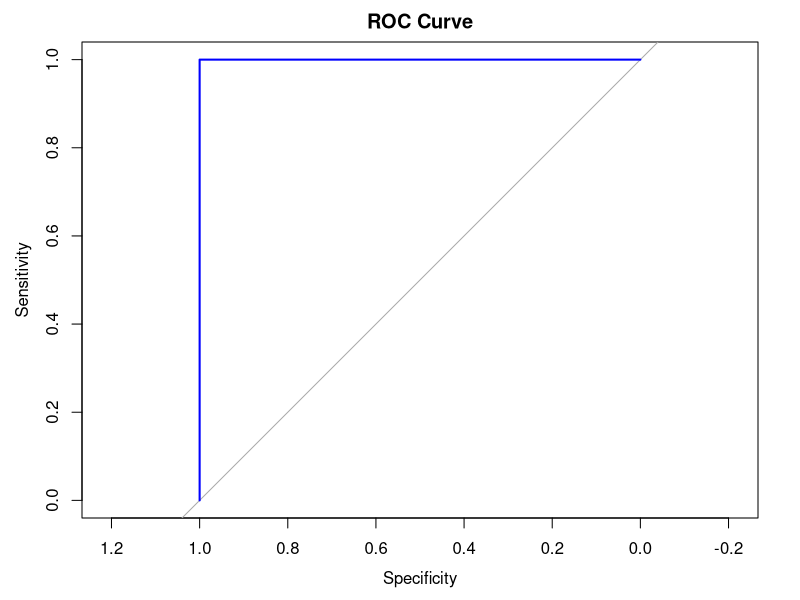

Reproduce this figure in R. (Note: this script raises an error after producing the figure.)
# Load dataset
horse_data <- read.csv("data/horse.csv", colClasses = c(
  surgery = "factor",
  age = "factor",
  hospital_number = "integer",
  rectal_temp = "numeric",
  pulse = "integer",
  respiratory_rate = "numeric",
  temp_of_extremities = "factor",
  peripheral_pulse = "factor",
  mucous_membrane = "factor",
  capillary_refill_time = "factor",
  pain = "factor",
  peristalsis = "factor",
  abdominal_distention = "factor",
  nasogastric_tube = "factor",
  nasogastric_reflux = "factor",
  nasogastric_reflux_ph = "numeric",
  rectal_exam_feces = "factor",
  abdomen = "factor",
  packed_cell_volume = "numeric",
  total_protein = "numeric",
  abdomo_appearance = "factor",
  abdomo_protein = "factor",
  outcome = "factor",
  surgical_lesion = "factor",
  lesion_1 = "numeric",
  lesion_2 = "numeric",
  lesion_3 = "numeric",
  cp_data = "factor"
))

# Display the structure of the dataset
str(horse_data)

# View the first few rows of the dataset
head(horse_data)

# View the dataset in a separate viewer window
View(horse_data)

library(caret)

# Set the seed for reproducibility
set.seed(123)

# Define the percentage of data to be used for training (e.g., 80%)
train_percentage <- 0.8

# Split the dataset into training and testing sets
train_index <- createDataPartition(horse_data$outcome, p = train_percentage, list = FALSE)
train_data <- horse_data[train_index, ]
test_data <- horse_data[-train_index, ]

# Print the dimensions of the training and testing sets
cat("Training set dimensions:", dim(train_data), "\n")
cat("Testing set dimensions:", dim(test_data), "\n")

# Set the seed for reproducibility
set.seed(123)

# Define the number of bootstrap samples
num_bootstrap_samples <- 1000

# Initialize an empty vector to store bootstrap statistics
bootstrap_statistics <- numeric(num_bootstrap_samples)

# Perform bootstrapping
for (i in 1:num_bootstrap_samples) {
  # Generate a bootstrap sample by sampling with replacement
  bootstrap_sample <- horse_data[sample(nrow(horse_data), replace = TRUE), ]
  
  # Compute the statistic of interest on the bootstrap sample
  # For example, you can compute the mean of a numerical variable
  bootstrap_statistics[i] <- mean(bootstrap_sample$rectal_temp, na.rm = TRUE)
}

# Compute and print the bootstrap estimate (e.g., mean) and its standard error
bootstrap_estimate <- mean(bootstrap_statistics)
bootstrap_standard_error <- sd(bootstrap_statistics)
cat("Bootstrap Estimate:", bootstrap_estimate, "\n")
cat("Bootstrap Standard Error:", bootstrap_standard_error, "\n")

# Remove rows with missing values
horse_data <- na.omit(horse_data)

# Train a logistic regression model for classification
model <- glm(outcome ~ ., data = horse_data, family = binomial)

# Print the summary of the model
summary(model)

# Ensure peripheral_pulse has the same factor levels in horse_data as in the model
horse_data$peripheral_pulse <- factor(horse_data$peripheral_pulse, levels = levels(train_data$peripheral_pulse))

# Predict outcomes using the logistic regression model
predictions <- predict(model, newdata = horse_data, type = "response")

# Convert predicted probabilities to binary predictions (0 or 1)
predicted_classes <- ifelse(predictions > 0.5, 1, 0)

# Create a confusion matrix
conf_matrix <- table(horse_data$outcome, predicted_classes)
print("Confusion Matrix:")
print(conf_matrix)

# Calculate accuracy
accuracy <- sum(diag(conf_matrix)) / sum(conf_matrix)
print(paste("Accuracy:", accuracy))

# Calculate precision
precision <- conf_matrix[2, 2] / sum(conf_matrix[, 2])
print(paste("Precision:", precision))

# Calculate recall (sensitivity)
recall <- conf_matrix[2, 2] / sum(conf_matrix[2, ])
print(paste("Recall (Sensitivity):", recall))

# Calculate specificity
specificity <- conf_matrix[1, 1] / sum(conf_matrix[1, ])
print(paste("Specificity:", specificity))

# Calculate F1 score
f1_score <- 2 * (precision * recall) / (precision + recall)
print(paste("F1 Score:", f1_score))

# Plot ROC curve
library(pROC)
roc_curve <- roc(horse_data$outcome, predictions)
plot(roc_curve, main = "ROC Curve", col = "blue")


# Train a random forest model
library(randomForest)
rf_model <- randomForest(outcome ~ ., data = horse_data)

# Print the summary of the random forest model
print(rf_model)

library(caret)
library(randomForest)

# Ensure outcome is a factor
horse_data$outcome <- as.factor(horse_data$outcome)

# Remove missing values
horse_data <- na.omit(horse_data)

# Convert categorical variables to factors
horse_data[] <- lapply(horse_data, function(x) if (is.character(x)) as.factor(x) else x)

# Define train control
ctrl <- trainControl(method = "cv", number = 10)

# Define models as a list
models <- list("Logistic Regression" = "glm",
               "Random Forest" = "rf")

# Train models
results <- lapply(models, function(model) {
  train(outcome ~ ., data = horse_data, method = model, trControl = ctrl)
})

# Compare model performance
comparison <- resamples(results)
summary(comparison)
